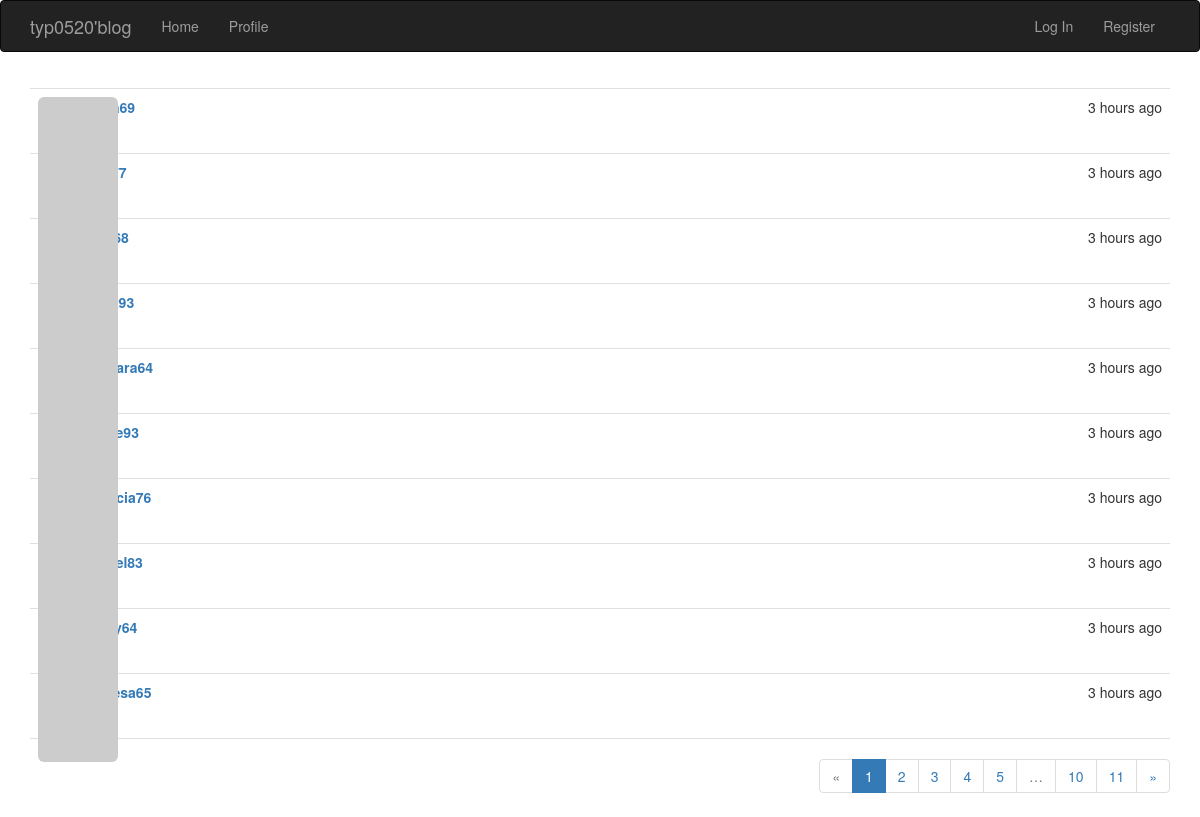
/followers/typ0520, run on the app's committed database.
### app/models.py (models this page shows, shortened)
class Follow(db.Model):
    __tablename__ = 'follows'
    follower_id = db.Column(db.Integer, db.ForeignKey('users.id'),
                            primary_key=True)
    followed_id = db.Column(db.Integer, db.ForeignKey('users.id'),
                            primary_key=True)
    timestamp = db.Column(db.DateTime, default=datetime.utcnow)

class User(UserMixin, db.Model):
    __tablename__ = 'users'
    id = db.Column(db.Integer, primary_key=True)
    email = db.Column(db.String(64), unique=True, index=True)
    username = db.Column(db.String(64), unique=True, index=True)
    password_hash = db.Column(db.String(128))
    role_id = db.Column(db.Integer, db.ForeignKey('roles.id'))
    confirmed = db.Column(db.Boolean, default=False)
    name = db.Column(db.String(64))
    location = db.Column(db.String(64))
    about_me = db.Column(db.Text())
    member_since = db.Column(db.DateTime(), default=datetime.utcnow)
    last_seen = db.Column(db.DateTime(), default=datetime.utcnow)
    posts = db.relationship('Post', backref='author', lazy='dynamic')
    followed = db.relationship('Follow',
                               foreign_keys=[Follow.follower_id],
                               backref=db.backref('follower', lazy='joined'),
                               lazy='dynamic',
                               cascade='all, delete-orphan')
    followers = db.relationship('Follow',
                               foreign_keys=[Follow.followed_id],
                               backref=db.backref('followed', lazy='joined'),
                               lazy='dynamic',
                               cascade='all, delete-orphan')
    @property
    def password(self):
        raise AttributeError('password is not a readable attribute')
    def gravatar(self, size=100, default='idention', rating='g'):
        url = 'http://www.gravatar.com/avatar'
        hash = hashlib.md5(self.email.encode('utf-8')).hexdigest()
        img = '{url}/{hash}?s={size}&r={rating}'.format(url=url, hash=hash, size=size, default=default, rating=rating)
        return img

### app/main/views.py (the view)
@main.route('/followers/<username>')
def followers(username):
    u = User.query.filter_by(username=username).first()
    if u is None:
        flash('Invalid user.')
        return redirect(url_for('.index'))
    page = request.args.get('page', 1, type=int)
    pagination = u.followers.order_by(Follow.timestamp.desc()).paginate(page, per_page=10, error_out=False)
    follows = [{'user': item.follower, 'timestamp': item.timestamp} for item in pagination.items]
    return render_template('followers.html', pagination=pagination, follows=follows, user=u)

### app/auth/views.py (called while the page is built)
@auth.before_app_request
def before_request():
    if current_user.is_authenticated:
        if not current_user.confirmed \
            and request.endpoint \
            and request.endpoint[:5] != 'auth.' \
            and request.endpoint != 'static':
            return redirect(url_for('auth.unconfirmed'))

### app/main/__init__.py (called while the page is built)
@main.app_context_processor
def inject_permissions():
    return dict(Permission=Permission)

### app/templates/followers.html (shortened to what this page needs)
{% extends "base.html" %}
{% import "_macros.html" as macros %}
{% block page_content %}
    <ul class="posts">
    {% for follow in follows %}
    <li class="post">
        <div class="post-thumbnail">
            <a href="{{ url_for('.user', username=follow.user.username) }}">
                <img class="img-rounded profile-thumbnail" src="{{ follow.user.gravatar(size=40) }}">
            </a>
        </div>
        <div class="post-content">
            <div class="post-date">{{ moment(follow.timestamp).fromNow() }}</div>
            <div class="post-author"><a href="{{ url_for('.user', username=follow.user.username) }}">{{ follow.user.username }}</a></div>
        </div>
    </li>
    {% endfor %}
</ul>
      <div class="pagination">
         {{ macros.pagination_widget(pagination, '.followers',username=user.username) }}
     </div>
{% endblock %}

### app/templates/base.html (shortened to what this page needs)
{% extends "bootstrap/base.html" %}
{% block head %}
    {{ super() }}
    <link rel="stylesheet" type="text/css" href="{{ url_for('static', filename='styles.css') }}">
{% endblock %}
{% block navbar %}
    <div class="navbar navbar-inverse" role="navigation">
        <div class="container">
            <div class="navbar-header">
                <a class="navbar-brand" href="{{ url_for('main.index') }}">typ0520'blog</a>
            </div>
            <div class="navbar-collapse collapse">
                <ul class="nav navbar-nav">
                    <li><a href="{{ url_for('main.index') }}">Home</a></li>
                    <li>
                        <a href="{{ url_for('main.user', username=current_user.username) }}"> Profile
                        </a></li>
                </ul>
                <ul class="nav navbar-nav navbar-right">
                    {% if current_user.is_authenticated %}
                        <li class="dropdown">
                            <a href="#" class="dropdown-toggle" data-toggle="dropdown">Account <b class="caret"></b></a>
                            <ul class="dropdown-menu">
                                <li><a href="{{ url_for('auth.modify_pwd') }}">Modify pwd</a></li>
                                <li><a href="{{ url_for('auth.logout') }}">Log Out</a></li>
                            </ul>
                        </li>
                    {% else %}
                        <li><a href="{{ url_for('auth.login') }}">Log In</a></li>
                        <li><a href="{{ url_for('auth.register') }}">Register</a></li>
                    {% endif %}
                </ul>
            </div>
        </div>
    </div>
{% endblock %}
{% block content %}
    <div class="container">
        {% block page_content %}{% endblock %}
    </div>
{% endblock %}

### app/templates/_macros.html
{% macro pagination_widget(pagination, endpoint) %}
    <ul class="pagination">
        <li{% if not pagination.has_prev %} class="disabled"{% endif %}><a href="{% if pagination.has_prev %}{{ url_for(endpoint,
page = pagination.page - 1, **kwargs) }}{% else %}#{% endif %}">
            &laquo; </a>
        </li>
        {% for p in pagination.iter_pages() %}
            {% if p %}
                {% if p == pagination.page %}
                    <li class="active">
                        <a href="{{ url_for(endpoint, page = p, **kwargs) }}">{{ p }}</a>
                    </li>
                {% else %}
                    <li>
                        <a href="{{ url_for(endpoint, page = p, **kwargs) }}">{{ p }}</a>
                    </li>
                {% endif %} {% else %}
                <li class="disabled"><a href="#">&hellip;</a></li>
            {% endif %} {% endfor %}
        <li{% if not pagination.has_next %} class="disabled"{% endif %}><a href="{% if pagination.has_next %}{{ url_for(endpoint,
page = pagination.page + 1, **kwargs) }}{% else %}#{% endif %}">
            &raquo; </a>
        </li>
    </ul>
{% endmacro %}

### app/static/styles.css (style rules this page uses)
.profile-thumbnail { position: absolute; }
ul.posts { list-style-type: none; padding: 0px; margin: 16px 0px 0px 0px; border-top: 1px solid #e0e0e0; }
ul.posts li.post { padding: 8px; border-bottom: 1px solid #e0e0e0; }
div.post-date { float: right; }
div.post-author { font-weight: bold; }
div.post-thumbnail { position: absolute; }
div.post-content { margin-left: 48px; min-height: 48px; }
div.pagination { width: 100%; text-align: right; padding: 0px; margin: 0px; }

### data on the page
Follow: timestamp "3 hours ago"
Follow: timestamp "3 hours ago"
Follow: timestamp "3 hours ago"
Follow: timestamp "3 hours ago"
Follow: timestamp "3 hours ago"
User: user.username "barbara64"
Follow: timestamp "3 hours ago"
Follow: timestamp "3 hours ago"
User: user.username "patricia76"
Follow: timestamp "3 hours ago"
Follow: timestamp "3 hours ago"
Follow: timestamp "3 hours ago"
User: user.username "theresa65"

### other printed values
{{ p }} "1"
{{ p }} "2" "3" "4" "5" "10" "11"
